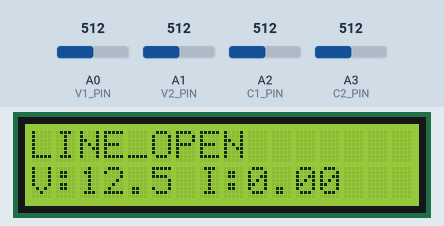
This sketch was run on a simulated Arduino Uno, built with avr-gcc and run on an emulated ATmega328P. On the bench: 16×2 character LCD. The test bench sets the inputs (shaded band); at power-on: A2 (C1_PIN) = 512, A3 (C2_PIN) = 512, A0 (V1_PIN) = 512, A1 (V2_PIN) = 512. What the sketch prints to the serial monitor is not drawn.

Above: at 6.3 s.
6.4 s: A2 (C1_PIN) set to 716
At 8.2 s:
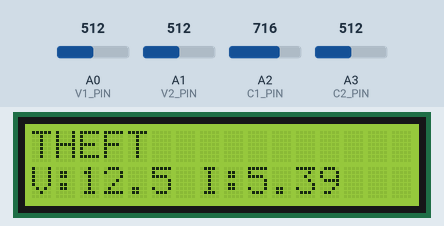
8.7 s: A3 (C2_PIN) set to 709
10.5 s: A3 (C2_PIN) set to 731
At 12.5 s:
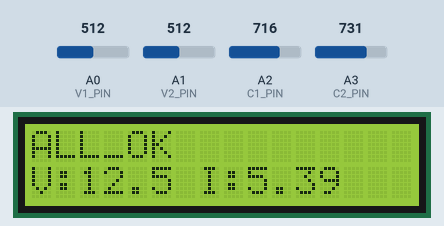
12.9 s: A0 (V1_PIN) set to 44
At 14.1 s:
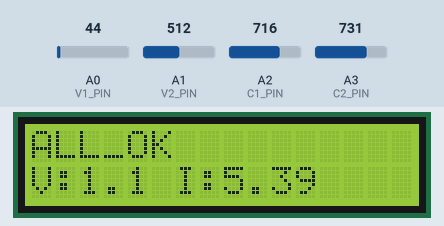
14.9 s: A0 (V1_PIN) set to 37
At 16.7 s:
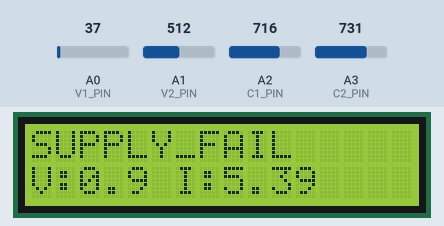
17.0 s: A2 (C1_PIN) set to 992
At 18.9 s:
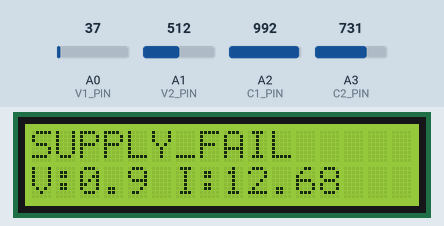
Timing chart, 0 to 20.1 s (numbered marks = the images above; inputs shaded):
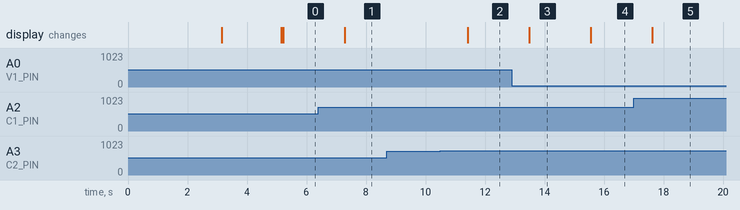

The sketch:

sketch_mar1b.ino
```cpp
/*
 ==========================================
  FENCE LINE MONITOR
  WITH LCD + POWER THEFT DETECTION
 ==========================================
  V1 (Before Voltage) -> A0
  V2 (After Voltage)  -> A1
  C1 (Before Current) -> A2
  C2 (After Current)  -> A3
  LCD I2C -> SDA=A4, SCL=A5
 ==========================================
*/

#include <Wire.h>
#include <LiquidCrystal_I2C.h>

// Change 0x27 to 0x3F if LCD not working
LiquidCrystal_I2C lcd(0x27, 16, 2);

// ---- PIN DEFINITIONS ----
#define V1_PIN A0
#define V2_PIN A1
#define C1_PIN A2
#define C2_PIN A3

// ---- SETTINGS ----
#define VOLTAGE_SCALE     5.0        // 0-25V module
#define ACS_SENSITIVITY   0.185      // 5A module

#define VOLTAGE_THRESHOLD 1.0
#define CURRENT_THRESHOLD 0.02
#define THEFT_THRESHOLD   0.02

#define SAMPLE_COUNT 20
#define READ_INTERVAL 1000

// ---- AUTO CALIBRATION VALUES ----
float ACS_OFFSET1 = 0;
float ACS_OFFSET2 = 0;

// =============================
// READ VOLTAGE
// =============================
float readVoltage(int pin) {
  long sum = 0;
  for (int i = 0; i < SAMPLE_COUNT; i++) {
    sum += analogRead(pin);
  }
  float avg = sum / (float)SAMPLE_COUNT;
  float adcVoltage = (avg / 1023.0) * 5.0;
  return adcVoltage * VOLTAGE_SCALE;
}

// =============================
// READ CURRENT (CALIBRATED)
// =============================
float readCurrent(int pin, float offset) {
  long sum = 0;
  for (int i = 0; i < SAMPLE_COUNT; i++) {
    sum += analogRead(pin);
  }
  float avg = sum / (float)SAMPLE_COUNT;
  float voltage = (avg - offset) * (5.0 / 1023.0);
  float current = voltage / ACS_SENSITIVITY;
  return abs(current);
}

// =============================
void calibrateACS() {
  Serial.println("Calibrating Current Sensors...");
  delay(2000);

  for (int i = 0; i < 200; i++) {
    ACS_OFFSET1 += analogRead(C1_PIN);
    ACS_OFFSET2 += analogRead(C2_PIN);
    delay(5);
  }

  ACS_OFFSET1 /= 200.0;
  ACS_OFFSET2 /= 200.0;

  Serial.println("Calibration Complete.");
}

// =============================
void setup() {

  Serial.begin(9600);

  lcd.init();
  lcd.backlight();

  lcd.setCursor(0,0);
  lcd.print("Calibrating...");
  calibrateACS();

  lcd.clear();
  lcd.setCursor(0,0);
  lcd.print("Fence Monitor");
  delay(2000);
  lcd.clear();

  Serial.println("V1   V2   C1   C2   STATUS");
  Serial.println("--------------------------------");
}

// =============================
void loop() {

  float V1 = readVoltage(V1_PIN);
  float V2 = readVoltage(V2_PIN);
  float C1 = readCurrent(C1_PIN, ACS_OFFSET1);
  float C2 = readCurrent(C2_PIN, ACS_OFFSET2);

  String status = "UNKNOWN";

  // ---- LOGIC ----
  if (V1 < VOLTAGE_THRESHOLD) {
    status = "SUPPLY_FAIL";
  }

  else if (V1 > VOLTAGE_THRESHOLD &&
           V2 < VOLTAGE_THRESHOLD &&
           C2 < CURRENT_THRESHOLD) {
    status = "FENCE_CUT";
  }

  else if (V1 > VOLTAGE_THRESHOLD &&
           V2 > VOLTAGE_THRESHOLD &&
           C1 < CURRENT_THRESHOLD &&
           C2 < CURRENT_THRESHOLD) {
    status = "LINE_OPEN";
  }

  else if (V1 > VOLTAGE_THRESHOLD &&
           V2 > VOLTAGE_THRESHOLD &&
           C1 > CURRENT_THRESHOLD &&
           (C1 - C2) > THEFT_THRESHOLD) {
    status = "THEFT";
  }

  else if (V1 > VOLTAGE_THRESHOLD &&
           V2 > VOLTAGE_THRESHOLD &&
           C1 > CURRENT_THRESHOLD &&
           C2 > CURRENT_THRESHOLD) {
    status = "ALL_OK";
  }

  // ---- SERIAL OUTPUT ----
  Serial.print(V1,2); Serial.print("   ");
  Serial.print(V2,2); Serial.print("   ");
  Serial.print(C1,3); Serial.print("   ");
  Serial.print(C2,3); Serial.print("   ");
  Serial.println(status);

  // ---- LCD DISPLAY ----
  lcd.clear();

  lcd.setCursor(0,0);
  lcd.print(status);

  lcd.setCursor(0,1);
  lcd.print("V:");
  lcd.print(V1,1);
  lcd.print(" I:");
  lcd.print(C1,2);

  delay(READ_INTERVAL);
}
```

Measured:
- the behaviour switches between 715 and 716 on A3 (C2_PIN) (found by bisection; images 1 and 2)
- the behaviour switches between 41 and 40 on A0 (V1_PIN) (found by bisection; images 3 and 4)
- after the input at 6.4 s, the display: changes after 0.88 s (image 1)
- after the input at 8.7 s, every drawn part: stays the same
- after the input at 10.5 s, the display: changes after 0.91 s (image 2)
- after the input at 12.9 s, the display: changes after 0.58 s (image 3)
- after the input at 14.9 s, the display: changes after 0.65 s (image 4)
- after the input at 17.0 s, the display: changes after 0.62 s (image 5)
